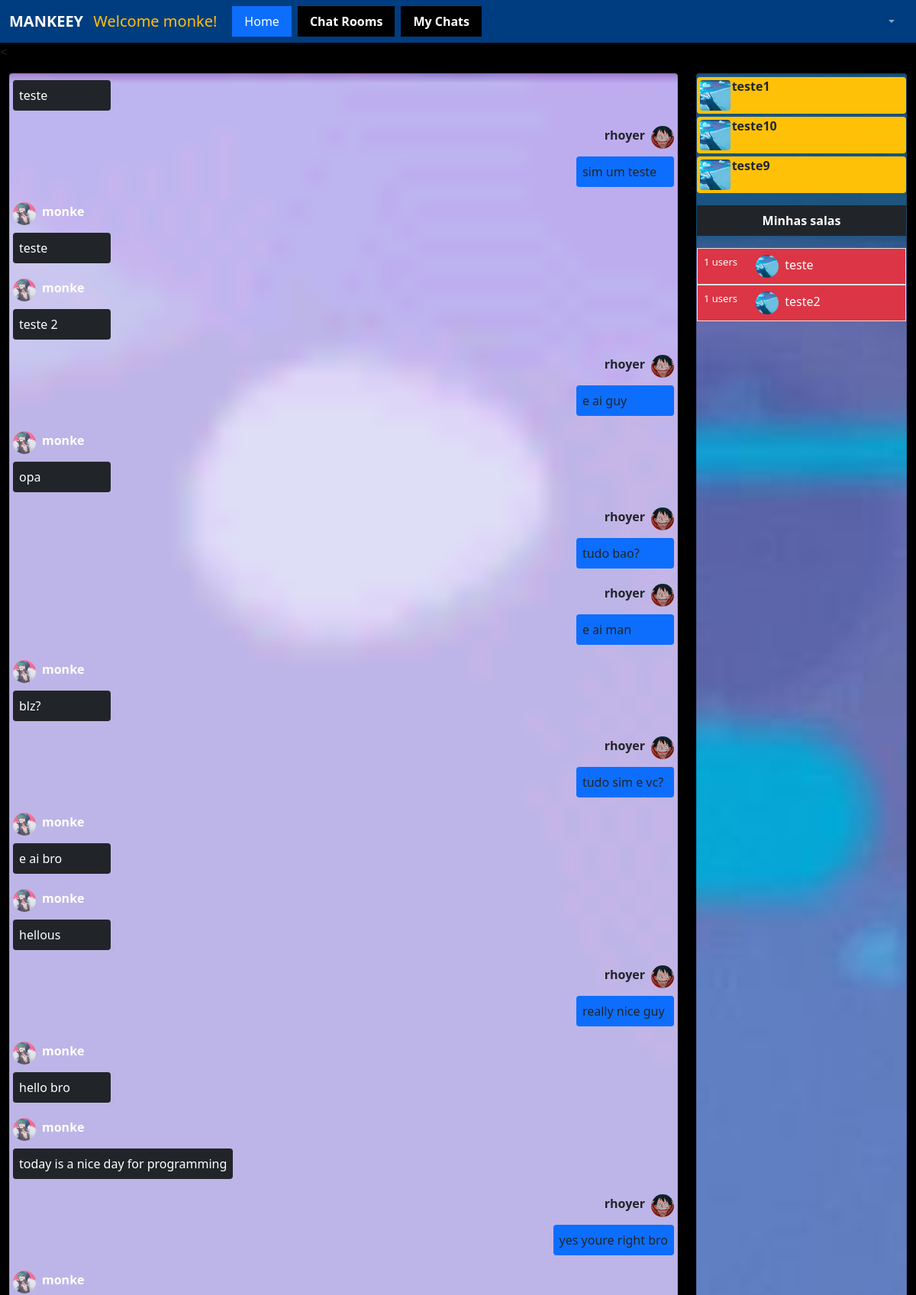
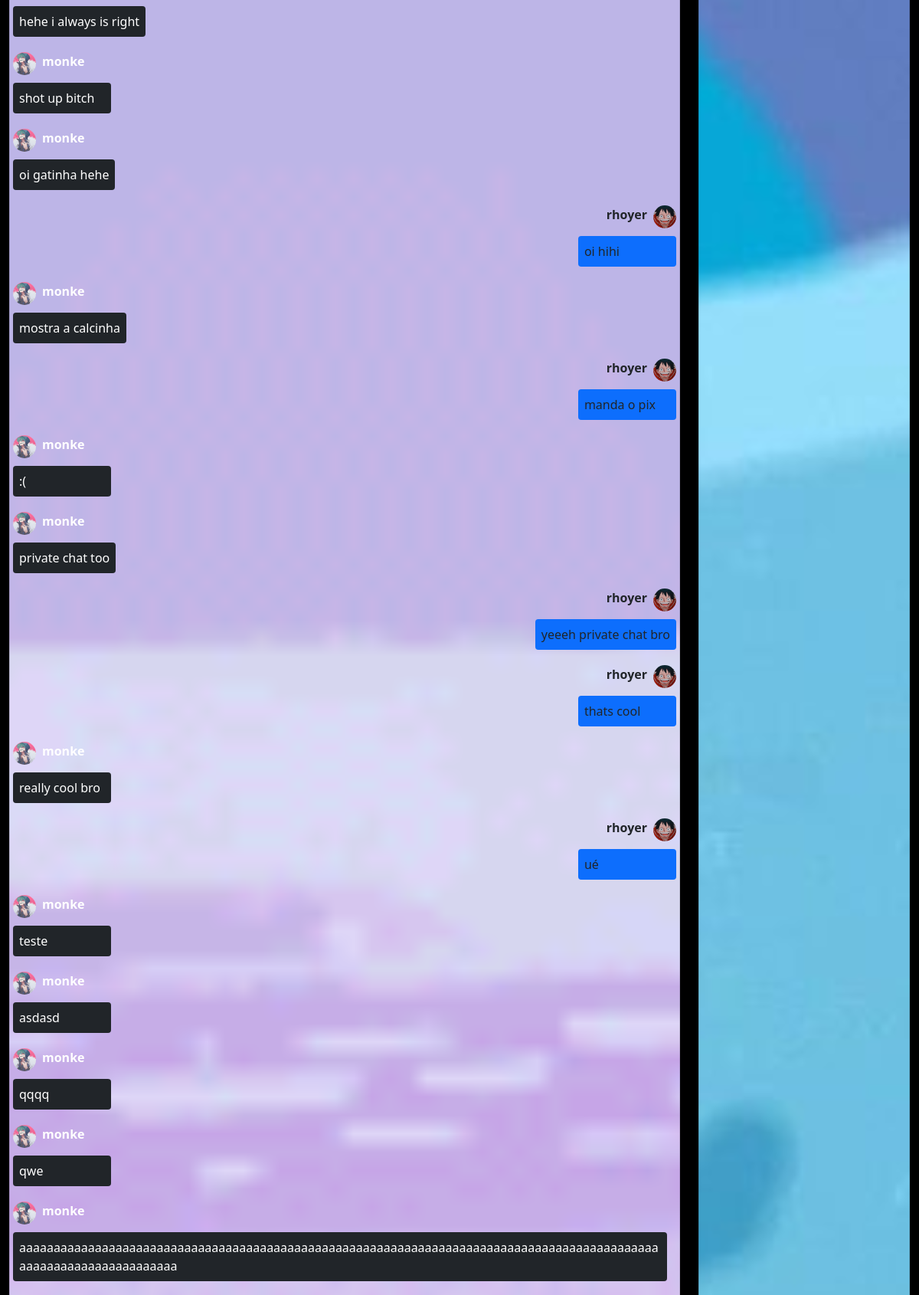
The app's page /private_chat/thread/1 (signed in, upper part) with its own data (2 pictures, top to bottom).
### private_chat/models.py (models this page shows)
class MessageModel(models.Model):
    thread = models.ForeignKey(ThreadModel, on_delete=models.CASCADE, related_name='+', blank=True, null=True)
    sender_user = models.ForeignKey(User, on_delete=models.CASCADE, related_name='+')
    receiver_user = models.ForeignKey(User, on_delete=models.CASCADE, related_name='+')
    text = models.CharField(max_length=1000)
    date = models.DateTimeField(default=timezone.now)

class ThreadModel(models.Model):
    user = models.ForeignKey(User, on_delete=models.CASCADE, related_name='+')
    receiver = models.ForeignKey(User, on_delete=models.CASCADE, related_name='+')

### chat/models.py (models this page shows, shortened)
class Profile(models.Model):
    user = models.OneToOneField(User, primary_key=True, related_name='profile', on_delete=models.CASCADE, blank=True)
    name = models.CharField(max_length=50, blank=True, null=True)
    image = models.ImageField(upload_to='img_profile/', default="img_profile/default.jpg", blank=True)

class ChatRoom(models.Model):
    name = models.CharField(max_length=255)
    users = models.ManyToManyField(User)
    image = models.ImageField(upload_to='img_room/', default="img_room/default.jpg", blank=True)

### private_chat/views.py (the view)
# urls.py: path('thread/<int:pk>', ThreadView.as_view(), name='thread'),
class ThreadView(LoginRequiredMixin, UserPassesTestMixin, View):
    def get(self, request, pk, *args, **kwargs):
        thread = ThreadModel.objects.get(pk=pk)
        messages = MessageModel.objects.filter(thread__pk__contains=pk)
        threads = ThreadModel.objects.filter(Q(user=request.user) | Q(receiver=request.user))
        mess = MessageModel.objects.all().order_by('-id')[0:1]
        salas_user = ChatRoom.objects.filter(users=request.user)
        context = {
            'thread': thread,
            'threads': threads,
            'messages': messages,
            'mess': mess,
            'salas_user': salas_user,
        }
        return render(request, 'private_chat/thread.html', context)
    def test_func(self):
        pk = self.kwargs.get('pk')
        thread = ThreadModel.objects.get(pk=pk)
        if self.request.user == thread.user or self.request.user == thread.receiver:
            return True

### private_chat/templates/private_chat/thread.html (shortened to what this page needs)
{% extends 'navbar.html' %}
{% load static %}
{% block content %}
<link href="https://cdn.jsdelivr.net/npm/bootstrap@5.0.2/dist/css/bootstrap.min.css" rel="stylesheet">
<link rel="stylesheet" href="https://cdn.jsdelivr.net/npm/bootstrap-icons@1.5.0/font/bootstrap-icons.css">
<<div class="row p-0 m-0">
    <div class="col-lg-9 mt-2">
        <div class="p-0 m-0 card bg-dark text-white" id="position" style="height:70vh; overflow-y: auto;background-image: url({% static 'steven_bg08.gif' %});background-size:cover;background-position:center;scroll-behavior: smooth">
            <div class="card-img-overlay p-1" id="chat-log">
                {% for chat in messages %}
                {% if request.user == chat.sender_user %}
                <div class='m-0 mt-1 p-0'>
                    <div class="row m-0 p-0">
                        <div class="col-12 m-0 p-0">
                            <img class="float-left rounded-circle" src="{{ chat.sender_user.profile.image.url }}" style="width:30px;height:30px" alt="">
                            <p class="float-left ml-2"><strong>{{ chat.sender_user }}</strong></p>
                        </div>
                        <div class="container rounded ml-0 pl-0 perfil1" style="">
                            <p class="bg-dark float-left rounded text-card p-2" style="max-width:100%; min-width:15%">{{ chat.text }}</p>
                        </div>
                    </div>
                </div>
                {% else %}
                <div class='text-body m-0 mt-1 p-0'>
                    <div class="row m-0 p-0">
                        <div class="col-12 m-0 p-0">
                            <img class="float-right rounded-circle" src="{{ chat.sender_user.profile.image.url }}" style="width:30px;height:30px" alt="">
                            <p class="float-right mr-2"><strong>{{ chat.sender_user }}</strong></p>
                        </div>
                        <div class="container rounded mr-0 pr-0 perfil1" style="">
                            <p class="bg-primary float-right rounded text-card p-2" style="max-width:100%;min-width:15%;">{{ chat.text }}</p>
                        </div>
                    </div>
                </div>
                {% endif %}
                {% endfor %}
            </div>
        </div>
    </div>
    <div class="col-lg-3 mt-2 m-0" id="side-bar2">
        <div class="p-0 m-0 card bg-dark" style="height:70vh; overflow-y: auto;background-image: url({% static 'default.jpg' %});background-size:cover;background-position:center;scroll-behavior: smooth">
            {% for th in threads.all %}
            {% if thread != th %}
            <div class="bg-warning row p-0 m-0 mt-1 rounded">
                {% if th.receiver == request.user %}
                <div class="col-2 p-1 m-0">
                    <img class="rounded" src="{{th.user.profile.image.url}}" style="width:40px;height:40px;object-fit:cover" alt="">
                </div>
                {% else %}
                <div class="col-2 p-1 m-0">
                    <img class="rounded" src="{{th.receiver.profile.image.url}}" style="width:40px;height:40px;object-fit:cover" alt="">
                </div>
                {% endif %}
                {% if th.receiver == request.user %}
                <div class="col-8 row">
                    <p class="card-text m-0 p-0"><strong>{{th.user}}</strong></p>
                </div>
                {% else %}
                <div class="col-8 row">
                    <p class="card-text m-0 p-0"><strong>{{th.receiver}}</strong></p>
                </div>
                {% endif %}
            </div>
            {% endif %}
            {% endfor %}
            <p class="text-center bg-dark p-2 text-white mt-3"><strong>Minhas salas</strong></p>
            {% for sala in salas_user %}
            <a class="col-12 row text-white m-0 p-0 salas_links bg-danger border" style="text-decoration:none" href="/chat/{{sala.name}}/">
                <div class="col-3 p-2" style="font-size:13px">{{sala.users.count}} users</div>
                <div class="col-8 p-2"><img src="{{ sala.image.url }}" class="img-fluid rounded-circle mr-1" style="width:30px;height:30px;object-fit:cover"> {{ sala.name }}</div>
            </a>
            {% endfor %}
        </div>
    </div>
</div>
{% endblock content %}

### templates/navbar.html (shortened to what this page needs)
<!DOCTYPE html>
{% load static %}
<html lang="en">
<head>
    <link rel="stylesheet" href="https://maxcdn.bootstrapcdn.com/bootstrap/4.5.2/css/bootstrap.min.css">
    <link rel="stylesheet" href="https://cdn.jsdelivr.net/npm/bootstrap-icons@1.5.0/font/bootstrap-icons.css">
    <link rel="stylesheet" href="{% static 'style.css' %}">
</head>
<body class="body">
<nav class="navbar navbar-expand-md navbar-dark text-white p-1 m-0" style="background-color:rgb(0 123 255 / 50%)">
    <a class="navbar-brand ml-2 " href="{% url 'home' %}"><strong>MANKEEY</strong> <span class="text-primary ml-2 text-warning"> Welcome {{request.user}}!</span></a>
    <div class="collapse navbar-collapse" id="collapsibleNavbar">
        <ul class="navbar-nav">
            <li class="nav-item m-1 bg-primary"><a class="nav-link text-white ml-2 mr-2" href="{% url 'home' %}">Home</a></li>
            <li class="nav-item m-1" style="background-color:black"><a class="nav-link text-white ml-2 mr-2" href="{% url 'index' %}"><strong>Chat Rooms</strong></a></li>
            <li class="nav-item m-1" style="background-color:black"><a class="nav-link text-white ml-2 mr-2" href="{% url 'inbox' %}"><strong>My Chats</strong></a></li>
        </ul>
        <ul class="navbar-nav ml-auto" id="notifications">
            <li class="nav-item dropdown">
                <a class="nav-link dropdown-toggle pr-4" id="navbardrop" data-toggle="dropdown"></a>
            </li>
        </ul>
    </div>
</nav>
{% block content %}
{% endblock content %}
</body>
</html>

### private_chat/templates/private_chat/thread.html (style rules this page uses)
body { background-color: black }

### records on screen
MessageModel: text "teste"
MessageModel: sender_user.profile.image (picture), sender_user "rhoyer", text "sim um teste"
MessageModel: sender_user.profile.image (picture), sender_user "monke", text "teste"
MessageModel: sender_user.profile.image (picture), sender_user "monke", text "teste 2"
MessageModel: sender_user.profile.image (picture), sender_user "rhoyer", text "e ai guy"
MessageModel: sender_user.profile.image (picture), sender_user "monke", text "opa"
MessageModel: sender_user.profile.image (picture), sender_user "rhoyer", text "tudo bao?"
MessageModel: sender_user.profile.image (picture), sender_user "rhoyer", text "e ai man"
MessageModel: sender_user.profile.image (picture), sender_user "monke", text "blz?"
MessageModel: sender_user.profile.image (picture), sender_user "rhoyer", text "tudo sim e vc?"
MessageModel: sender_user.profile.image (picture), sender_user "monke", text "e ai bro"
MessageModel: sender_user.profile.image (picture), sender_user "monke", text "hellous"
MessageModel: sender_user.profile.image (picture), sender_user "rhoyer", text "really nice guy"
MessageModel: sender_user.profile.image (picture), sender_user "monke", text "hello bro"
MessageModel: sender_user.profile.image (picture), sender_user "monke", text "today is a nice day for programming"
MessageModel: sender_user.profile.image (picture), sender_user "rhoyer", text "yes youre right bro"
MessageModel: sender_user.profile.image (picture), sender_user "monke", text "hehe i always is right"
MessageModel: sender_user.profile.image (picture), sender_user "monke", text "shot up bitch"
MessageModel: sender_user.profile.image (picture), sender_user "monke", text "oi gatinha hehe"
MessageModel: sender_user.profile.image (picture), sender_user "rhoyer", text "oi hihi"
MessageModel: sender_user.profile.image (picture), sender_user "monke", text "mostra a calcinha"
MessageModel: sender_user.profile.image (picture), sender_user "rhoyer", text "manda o pix"
MessageModel: sender_user.profile.image (picture), sender_user "monke", text ":("
MessageModel: sender_user.profile.image (picture), sender_user "monke", text "private chat too"
MessageModel: sender_user.profile.image (picture), sender_user "rhoyer", text "yeeeh private chat bro"
MessageModel: sender_user.profile.image (picture), sender_user "rhoyer", text "thats cool"
MessageModel: sender_user.profile.image (picture), sender_user "monke", text "really cool bro"
MessageModel: sender_user.profile.image (picture), sender_user "rhoyer", text "ué"
MessageModel: sender_user.profile.image (picture), sender_user "monke", text "teste"
MessageModel: sender_user.profile.image (picture), sender_user "monke", text "asdasd"
MessageModel: sender_user.profile.image (picture), sender_user "monke", text "qqqq"
MessageModel: sender_user.profile.image (picture), sender_user "monke", text "qwe"
MessageModel: sender_user.profile.image (picture), sender_user "monke", text "aaaaaaaaaaaaaaaaaaaaaaaaaaaaaaaaaaaaaaaaaaaaaaaaaaaaaaaaaaaaaaaaaaaaaaaaaaaaaaaaaaaaaaaaaaaaaaaaaaaaaaaaaaaaaaaaaaaa"
ThreadModel: receiver.profile.image (placeholder picture), receiver "teste1"
ThreadModel: receiver.profile.image (placeholder picture), receiver "teste10"
ThreadModel: user.profile.image (placeholder picture), user "teste9"
ChatRoom: users.count "1", image (placeholder picture), name "teste"
ChatRoom: users.count "1", image (placeholder picture), name "teste2"

### other values on screen
{{ request.user }} "monke"
